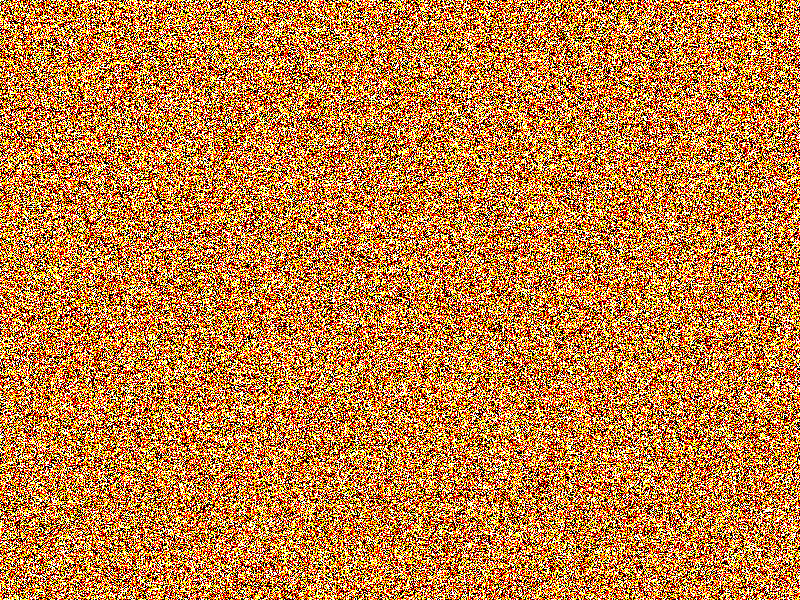
Frame 1 (no input)
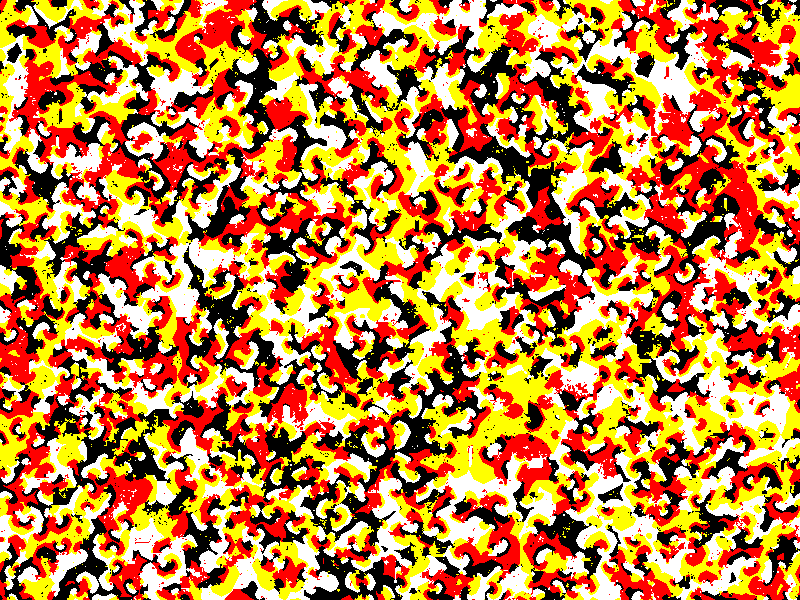
Frame 60 (the mouse pressed at the canvas centre just before this capture)
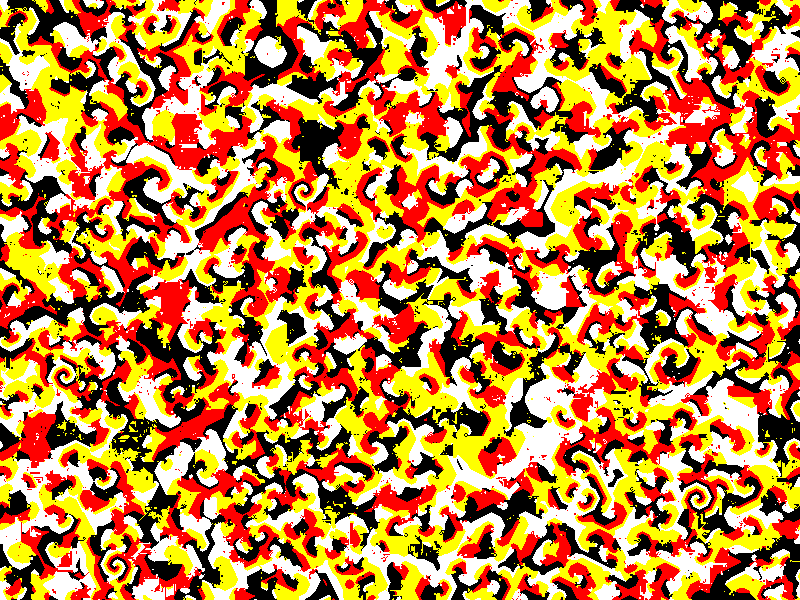
Frame 120 (the mouse held since frame 60 and released just before this capture)

The Processing sketch that drew these frames (run headless with seeded random() and noise(); from frame 60 on, the mouse is pressed at the canvas centre):

// Processing sketch: multistate_automata
// ── multistate_automata.pde
import java.util.Random; //<>//

color[] colorMap = {
  color(0, 0, 0),
  color(255, 255, 255),
  color(255, 255, 0),
  color(255, 0, 0),
  color(0, 0, 255),
  color(255, 0, 255),
  color(0, 255, 255),
  color(0, 255, 0),
  color(127, 127, 127)
};

int n = 4; // Number of states (max = colorMap size)

int w = 1;
int h = 1;

int[][] cells;
int cols;
int rows;

void setup() {
  size(800, 600);
  //frameRate(10);

  cols = width/w;
  rows = height/h;
  cells = new int[cols][rows];

  Random rand = new Random();
  for (int i = 0; i < cols; i++) {
    for (int j = 0; j < rows; j++) {
      cells[i][j] = rand.nextInt(n);
    }
  }

  noStroke();
}

void draw() {

  int[][] newCells = new int[cols][rows];

  for (int i = 0; i < cols; i++) {
    for (int j = 0; j < rows; j++) {
      fill(colorMap[cells[i][j]]);
      rect(i * w, j * h, w, h);

      newCells[i][j] = calculateState(i, j);
    }
  }

  cells = newCells;
}

int calculateState(int i, int j) {
  int left = ((i - 1) + cols) % cols;
  int right = (i + 1) % cols;
  int up = ((j - 1) + rows) % rows;
  int down = (j + 1) % rows;

  int[] neighbors = {
    cells[left][up],
    cells[i][up],
    cells[right][up],
    cells[left][j],
    cells[right][j],
    cells[left][down],
    cells[i][down],
    cells[right][down]
  };

  int defender = cells[i][j];
  int hits = 0;

  for (int neighbor : neighbors) {
    if ((n + defender - neighbor) % n == n - 1) {
      hits++;
    }
    if (hits > 2) return neighbor;
  }

  return defender;
}

void mouseClicked() {
  loop();
}
